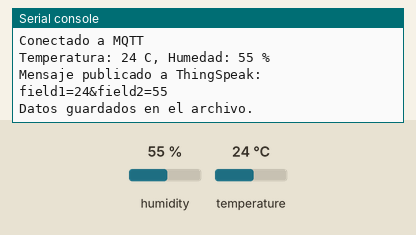
This program was run on a simulated Raspberry Pi Pico running MicroPython. Shown: the last lines printed to the serial console. The test bench sets the inputs (shaded band); at power-on: humidity 55 %, temperature 24 °C. WiFi joins after 1.5 s; files the program writes start out absent; no MQTT or app messages arrive unless stated.

Above: at 2.8 s.
2.9 s: humidity set to 22 %
At 12.3 s:
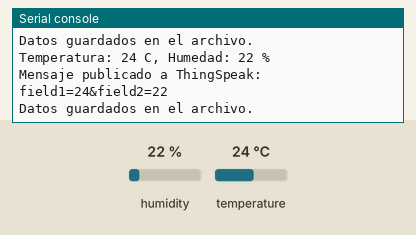
12.9 s: temperature set to 12 °C
At 22.1 s:
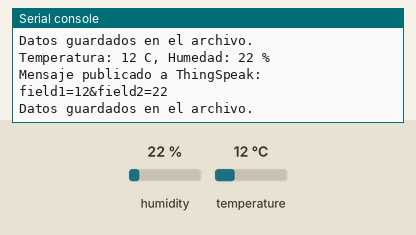
22.9 s: humidity set to 40 %
At 33.0 s:
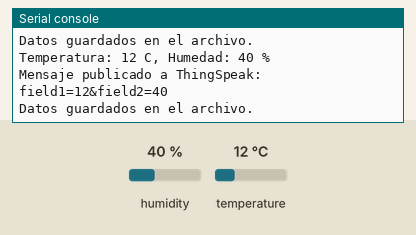
Timing chart, 0 to 34.5 s (numbered marks = the images above; inputs shaded):
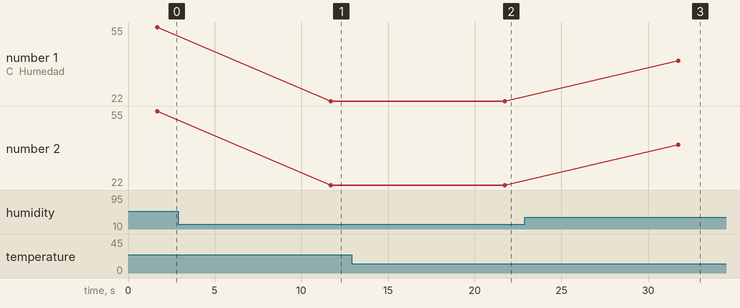

Measured:
- after the input at 2.9 s, the serial console: prints a new line after 8.8 s (image 1)
- after the input at 12.9 s, the serial console: prints a new line after 8.8 s (image 2)
- after the input at 22.9 s, the serial console: prints a new line after 8.9 s (image 3)
- plotted number 1: 55 → 22 after the input at 2.9 s, 22 → 40 after the input at 22.9 s
- plotted number 2: 55 → 22 after the input at 2.9 s, 22 → 40 after the input at 22.9 s

The program:

main.py
```python
from umqtt.simple import MQTTClient
import machine
import time
import network
import dht

# Configuración de MQTT
mqtt_host = "mqtt3.thingspeak.com"
mqtt_channel_id = "XXXXXXX"  # Reemplaza con tu Channel ID
mqtt_publish_topic = f"channels/{mqtt_channel_id}/publish"
mqtt_client_id = "Dy8mOx02NDYXXXXXXXXXXXX"  # Client ID proporcionado
mqtt_username = "Dy8mOx02NDYsAXXXXXXXXXX"  # Username proporcionado
mqtt_password = "DiFOK8FwcUs7GwA4XXXXXXXX"  # Reemplaza con tu password completo

# Configuración de DHT11
dht_pin = machine.Pin(6)  # Pin en el que está conectado el sensor DHT11
dht_sensor = dht.DHT11(dht_pin)

# Conexión a WiFi
def connect_wifi():
    print('Conectando a WiFi...')
    wlan = network.WLAN(network.STA_IF)
    wlan.active(True)
    wlan.connect('XXXXXXXXXX', 'XXXXXXXXXX')  # Reemplaza con tus credenciales WiFi
    while not wlan.isconnected():
        pass
    print('Conectado a WiFi')
    print('IP address:', wlan.ifconfig()[0])

# Conexión a MQTT
def connect_mqtt():
    print('Conectando a MQTT...')
    try:
        client = MQTTClient(
            client_id=mqtt_client_id,
            server=mqtt_host,
            port=1883,
            user=mqtt_username,
            password=mqtt_password
        )
        client.connect()
        print('Conectado a MQTT')
        return client
    except Exception as e:
        print(f'Error de conexión MQTT: {e}')
        return None

# Función para publicar datos a ThingSpeak
def publish_data(client, temperature, humidity):
    try:
        # Crear el mensaje como un string simple
        message = f"field1={temperature}&field2={humidity}"

        client.publish(mqtt_publish_topic, message)  # Publicar el mensaje en el tema de ThingSpeak
        print(f"Mensaje publicado a ThingSpeak: {message}")
    except Exception as e:
        print(f"Error al publicar datos: {e}")

# Función para leer los datos del sensor DHT11
def read_dht11():
    try:
        dht_sensor.measure()  # Toma la lectura del sensor
        temperature = dht_sensor.temperature()  # Temperatura en grados Celsius
        humidity = dht_sensor.humidity()  # Humedad en porcentaje
        print("Temperatura: {} C, Humedad: {} %".format(temperature, humidity))
        return temperature, humidity
    except Exception as e:
        print("Error al leer el sensor:", e)
        return None, None

# Función para guardar los datos en un archivo de texto
def save_data_to_file(temperature, humidity):
    try:
        with open('/datos_dht11.txt', 'a') as file:  # Guarda en la memoria flash interna
            file.write("Temperatura: {} C, Humedad: {} %\n".format(temperature, humidity))
            print("Datos guardados en el archivo.")
    except Exception as e:
        print(f"Error al guardar los datos en el archivo: {e}")

# Main
if __name__ == "__main__":
    connect_wifi()  # Conectarse a WiFi
    client = connect_mqtt()  # Conectarse al servidor MQTT

    if client:
        while True:
            temperature, humidity = read_dht11()  # Leer datos del sensor
            if temperature is not None and humidity is not None:
                publish_data(client, temperature, humidity)  # Publicar datos a ThingSpeak
                save_data_to_file(temperature, humidity)  # Guardar datos en archivo
            time.sleep(10)  # Espera de 10 segundos antes de tomar otra lectura
    else:
        print("No se pudo conectar al servidor MQTT")
```
